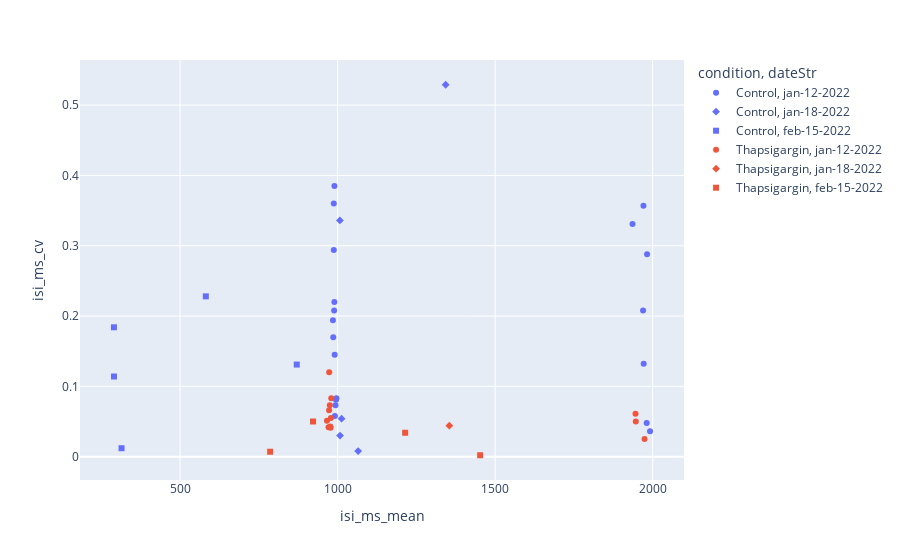

Notebook cell for this chart:
### Code cell
xStat = 'isi_ms_mean'  
yStat = 'isi_ms_cv'  

fig = px.scatter(dfSummary, x=xStat, y=yStat,
                color='condition',
                symbol='dateStr',
                hover_data=['dateStr'])
fig.show()

### Figure 1 — Plotly figure (JSON) as saved in the notebook; plotly's stock layout.template omitted (floating-point values rounded to 4 significant figures)
{"data": [{"customdata": [["jan-12-2022"], ["jan-12-2022"], ["jan-12-2022"], ["jan-12-2022"], ["jan-12-2022"], ["jan-12-2022"], ["jan-12-2022"], ["jan-12-2022"], ["jan-12-2022"], ["jan-12-2022"], ["jan-12-2022"], ["jan-12-2022"], ["jan-12-2022"], ["jan-12-2022"], ["jan-12-2022"], ["jan-12-2022"], ["jan-12-2022"], ["jan-12-2022"], ["jan-12-2022"]], "hovertemplate": "condition=Control<br>dateStr=%{customdata[0]}<br>isi_ms_mean=%{x}<br>isi_ms_cv=%{y}<extra></extra>", "legendgroup": "Control, jan-12-2022", "marker": {"color": "#636efa", "symbol": "circle"}, "mode": "markers", "name": "Control, jan-12-2022", "orientation": "v", "showlegend": true, "type": "scatter", "x": [985.2, 1971.0, 1969.0, 1971.0, 993.3, 986.2, 987.9, 987.9, 989.9, 989.0, 989.7, 990.6, 1981.0, 1992.0, 994.9, 991.3, 996.2, 1982.0, 1936.0], "xaxis": "x", "y": [0.194, 0.357, 0.208, 0.132, 0.073, 0.17, 0.36, 0.294, 0.385, 0.208, 0.22, 0.145, 0.048, 0.036, 0.081, 0.058, 0.083, 0.288, 0.331], "yaxis": "y"}, {"customdata": [["jan-18-2022"], ["jan-18-2022"], ["jan-18-2022"], ["jan-18-2022"], ["jan-18-2022"]], "hovertemplate": "condition=Control<br>dateStr=%{customdata[0]}<br>isi_ms_mean=%{x}<br>isi_ms_cv=%{y}<extra></extra>", "legendgroup": "Control, jan-18-2022", "marker": {"color": "#636efa", "symbol": "diamond"}, "mode": "markers", "name": "Control, jan-18-2022", "orientation": "v", "showlegend": true, "type": "scatter", "x": [1065.0, 1013.0, 1008.0, 1007.0, 1343.0], "xaxis": "x", "y": [0.008, 0.054, 0.03, 0.336, 0.529], "yaxis": "y"}, {"customdata": [["feb-15-2022"], ["feb-15-2022"], ["feb-15-2022"], ["feb-15-2022"], ["feb-15-2022"]], "hovertemplate": "condition=Control<br>dateStr=%{customdata[0]}<br>isi_ms_mean=%{x}<br>isi_ms_cv=%{y}<extra></extra>", "legendgroup": "Control, feb-15-2022", "marker": {"color": "#636efa", "symbol": "square"}, "mode": "markers", "name": "Control, feb-15-2022", "orientation": "v", "showlegend": true, "type": "scatter", "x": [581.7, 290.1, 314.2, 290.2, 870.3], "xaxis": "x", "y": [0.228, 0.184, 0.012, 0.114, 0.131], "yaxis": "y"}, {"customdata": [["jan-12-2022"], ["jan-12-2022"], ["jan-12-2022"], ["jan-12-2022"], ["jan-12-2022"], ["jan-12-2022"], ["jan-12-2022"], ["jan-12-2022"], ["jan-12-2022"], ["jan-12-2022"], ["jan-12-2022"], ["jan-12-2022"]], "hovertemplate": "condition=Thapsigargin<br>dateStr=%{customdata[0]}<br>isi_ms_mean=%{x}<br>isi_ms_cv=%{y}<extra></extra>", "legendgroup": "Thapsigargin, jan-12-2022", "marker": {"color": "#EF553B", "symbol": "circle"}, "mode": "markers", "name": "Thapsigargin, jan-12-2022", "orientation": "v", "showlegend": true, "type": "scatter", "x": [972.8, 966.1, 978.7, 971.2, 973.2, 977.0, 977.8, 1946.0, 1946.0, 1974.0, 979.8, 975.3], "xaxis": "x", "y": [0.066, 0.051, 0.055, 0.042, 0.12, 0.043, 0.041, 0.061, 0.05, 0.025, 0.083, 0.073], "yaxis": "y"}, {"customdata": [["jan-18-2022"]], "hovertemplate": "condition=Thapsigargin<br>dateStr=%{customdata[0]}<br>isi_ms_mean=%{x}<br>isi_ms_cv=%{y}<extra></extra>", "legendgroup": "Thapsigargin, jan-18-2022", "marker": {"color": "#EF553B", "symbol": "diamond"}, "mode": "markers", "name": "Thapsigargin, jan-18-2022", "orientation": "v", "showlegend": true, "type": "scatter", "x": [1355.0], "xaxis": "x", "y": [0.044], "yaxis": "y"}, {"customdata": [["feb-15-2022"], ["feb-15-2022"], ["feb-15-2022"], ["feb-15-2022"]], "hovertemplate": "condition=Thapsigargin<br>dateStr=%{customdata[0]}<br>isi_ms_mean=%{x}<br>isi_ms_cv=%{y}<extra></extra>", "legendgroup": "Thapsigargin, feb-15-2022", "marker": {"color": "#EF553B", "symbol": "square"}, "mode": "markers", "name": "Thapsigargin, feb-15-2022", "orientation": "v", "showlegend": true, "type": "scatter", "x": [1452.0, 1214.0, 921.8, 785.9], "xaxis": "x", "y": [0.002, 0.034, 0.05, 0.007], "yaxis": "y"}], "layout": {"legend": {"title": {"text": "condition, dateStr"}, "tracegroupgap": 0}, "margin": {"t": 60}, "xaxis": {"anchor": "y", "domain": [0, 1], "title": {"text": "isi_ms_mean"}}, "yaxis": {"anchor": "x", "domain": [0, 1], "title": {"text": "isi_ms_cv"}}}}
